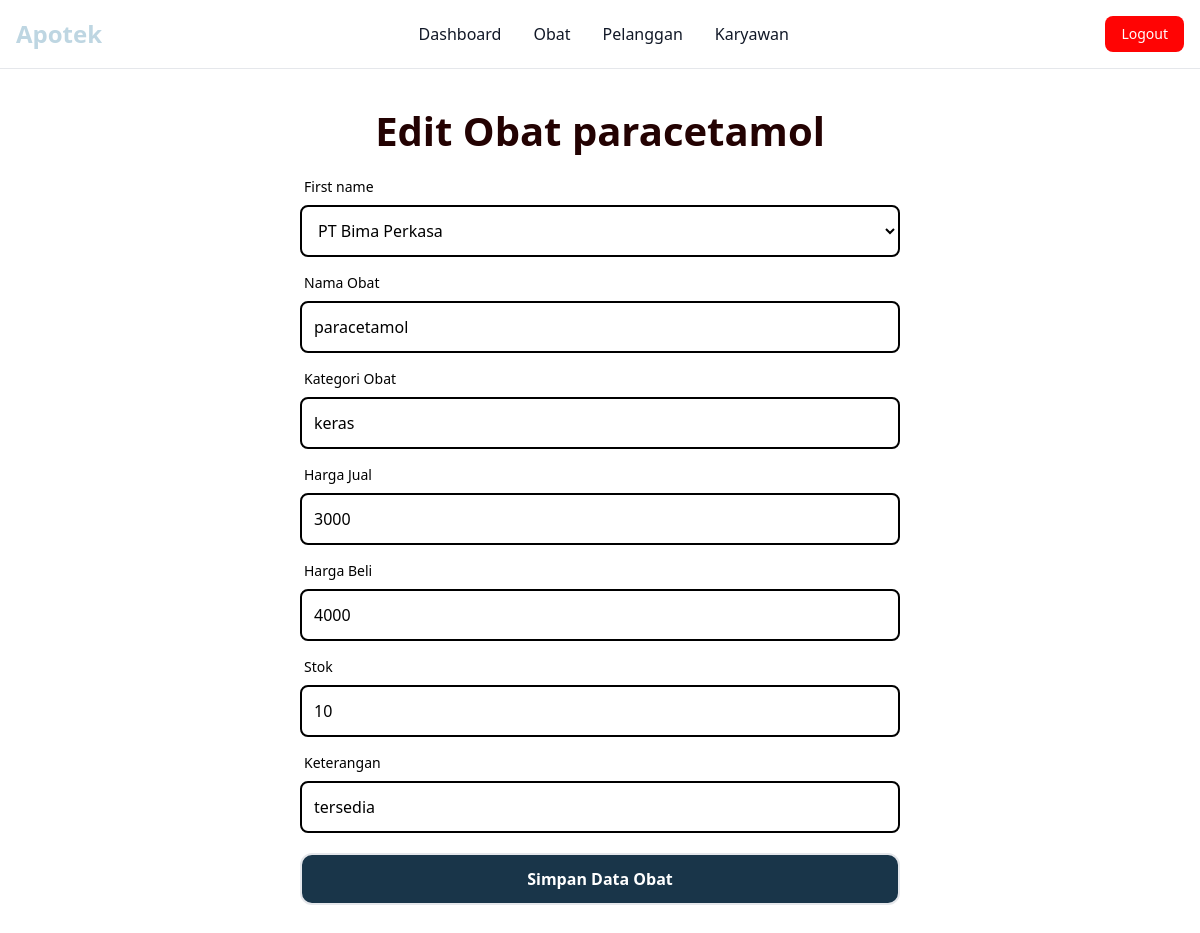
The app's page /view/dashboard.php?page=edit_obat&idobat=4 (signed in) with its own data.
### tables this page shows
CREATE TABLE `tb_obat` (
  `idobat` int(11) NOT NULL,
  `idsupplier` int(4) NOT NULL,
  `namaobat` varchar(100) NOT NULL,
  `kategoriobat` varchar(50) NOT NULL,
  `hargajual` double NOT NULL,
  `hargabeli` double NOT NULL,
  `stokobat` int(11) NOT NULL,
  `keterangan` text NOT NULL
);

### edit/edit_obat.php (the view, shortened to what this page needs)
<?php
$id = $_GET['idobat'];
include "../koneksi.php";
$query_obat = mysqli_query($koneksi, "SELECT * FROM tb_obat WHERE idobat='$id'");
$baris_obat = mysqli_fetch_assoc($query_obat);
?>
<h1 class="text-[#230202] font-bold text-[40px] mt-8 mb-4  text-center">Edit Obat <?=$baris_obat['namaobat']?></h1>
<div class="flex items-center justify-center  ">
<form action="dashboard.php?page=proses_edit_obat " method="POST" class=" flex flex-col  w-[50%] ">
<div>
    <label for="idsupplier" class="block mb-2 text-sm font-medium text-[16px] ml-1">First name</label>
    <select name="idsupplier" id="idsupplier" class="w-full bg-transparent border-2 rounded-lg p-3 border-[#000]" >
    <?php
                                    $id_supplier = $baris_obat['idsupplier'];
                                    $query_supplier = mysqli_query($koneksi, "SELECT idsupplier, perusahaan FROM tb_supplier WHERE idsupplier=$id_supplier");
                                    $data_supplier = mysqli_fetch_assoc($query_supplier);
                                    $query="SELECT * FROM tb_supplier";
                                    $data = mysqli_query($koneksi, $query);
                                    while($baris = mysqli_fetch_assoc($data)){
                                ?>
                                <option <?php if($data_supplier['idsupplier']==$baris['idsupplier']){echo "selected";} ?> value="<?=$baris['idsupplier'];?>"><?=$baris['perusahaan'];?></option>
                                <?php
                                    }
                                ?>
                            </select>
</div>
<div class="mt-4    ">
    <label for="namaobat" class="block mb-2 text-sm font-medium text-[16px] ml-1">Nama Obat</label>
    <input type="text" name="namaobat" class="w-full bg-transparent border-2 rounded-lg p-3 border-[#000]"  value="<?=$baris_obat['namaobat']?>">
</div>
<div class="mt-4    ">
    <label for="kategoriobat" class="block mb-2 text-sm font-medium text-[16px] ml-1">Kategori Obat</label>
    <input type="text" name="kategoriobat" class="w-full bg-transparent border-2 rounded-lg p-3 border-[#000]"  value="<?=$baris_obat['kategoriobat']?>">
</div>
<div class="mt-4    ">
    <label for="hargajual" class="block mb-2 text-sm font-medium text-[16px] ml-1">Harga Jual </label>
    <input type="text" name="hargajual" class="w-full bg-transparent border-2 rounded-lg p-3 border-[#000]"  value="<?=$baris_obat['hargajual']?>">
</div>
<div class="mt-4    ">
    <label for="hargabeli" class="block mb-2 text-sm font-medium text-[16px] ml-1">Harga Beli</label>
    <input type="text" name="hargabeli" class="w-full bg-transparent border-2 rounded-lg p-3 border-[#000]"  value="<?=$baris_obat['hargabeli']?>">
</div>
<div class="mt-4    ">
    <label for="stokobat    " class="block mb-2 text-sm font-medium text-[16px] ml-1">Stok</label>
    <input type="text" name="stokobat" class="w-full bg-transparent border-2 rounded-lg p-3 border-[#000]"  value="<?=$baris_obat['stokobat']?>">
</div>
<div class="mt-4    ">
    <label for="keterangan" class="block mb-2 text-sm font-medium text-[16px] ml-1">Keterangan</label>
    <input type="text" name="keterangan" class="w-full bg-transparent border-2 rounded-lg p-3 border-[#000]"  value="<?=$baris_obat['keterangan']?>">
</div>
<div class="mt-5 mb-20   ">
    <input type="submit" class="w-full font-semibold text-[16px]  text-white  border-2 rounded-xl p-3 bg-[#193549]" value="Simpan Data Obat"  >
</div>
</div>

### records on screen
tb_obat: namaobat "paracetamol", kategoriobat "keras", hargajual "3000", hargabeli "4000", stokobat "10", keterangan "tersedia"

### other values on screen
form field idsupplier "PT Bima Perkasa"
